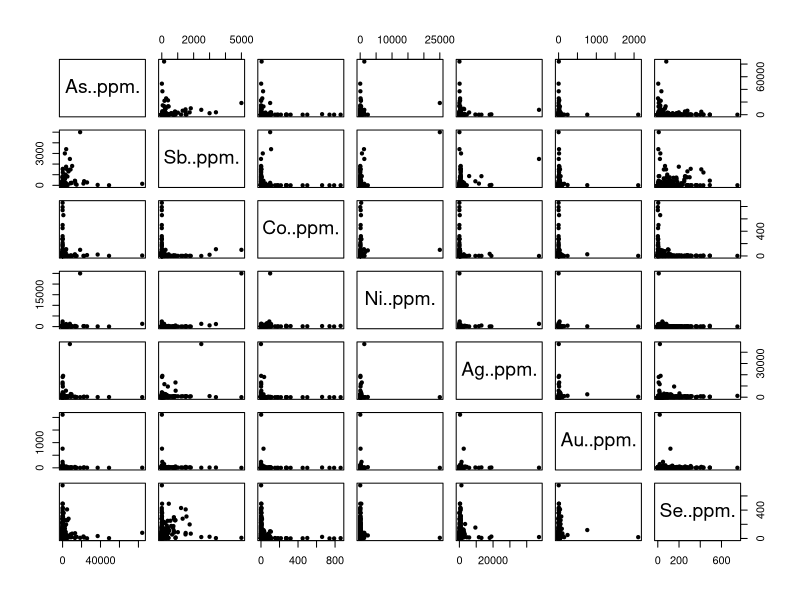
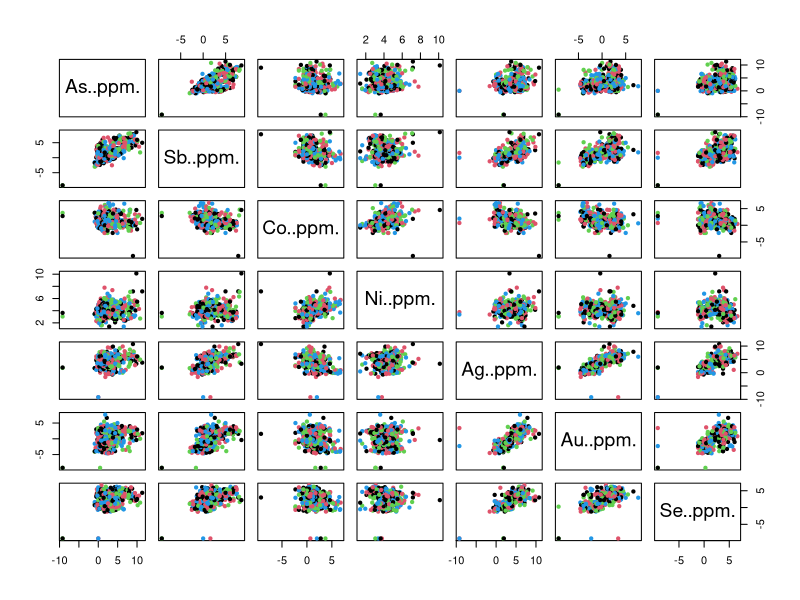
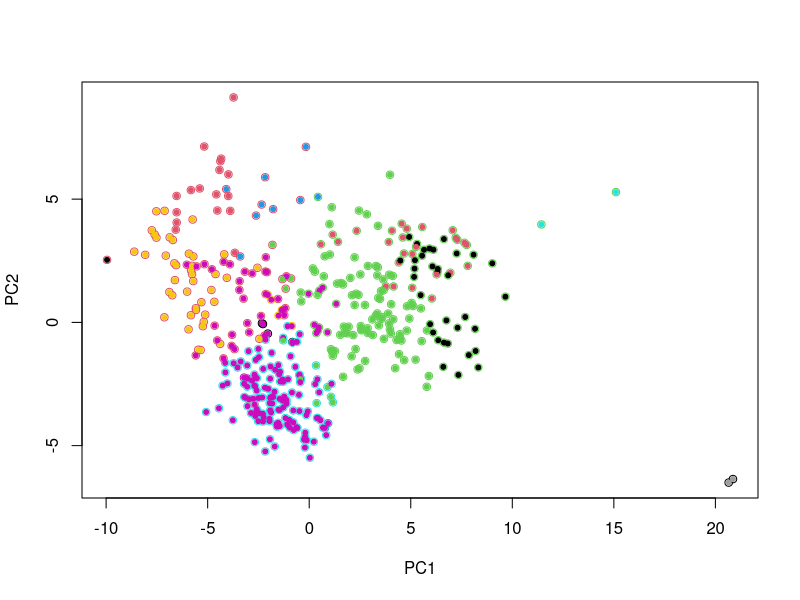
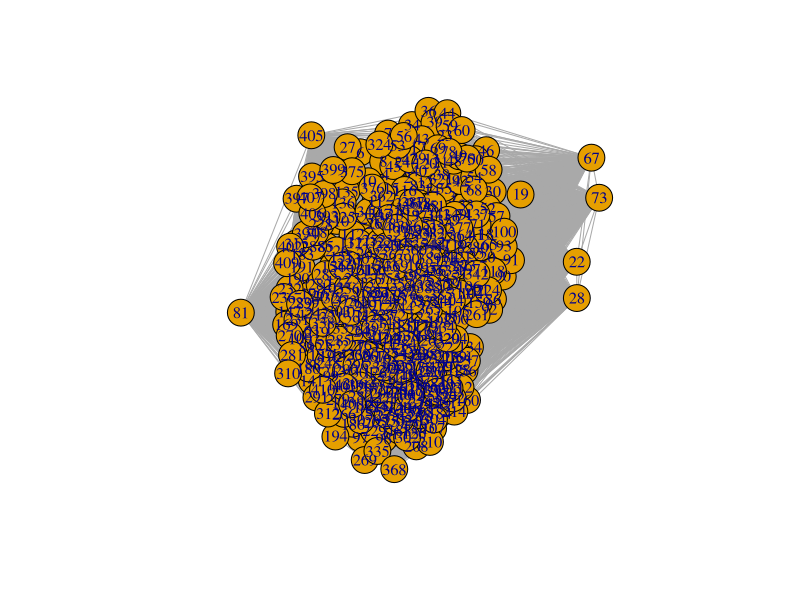

Reproduce these figures in R, in order. (Note: this script raises an error after producing the figures.)
## ---- chunk 1
datappm=read.csv("Table S1.csv")
ppms=datappm[,15:21]
plot(ppms,pch=20)
knitr::kable(cor(ppms))
## ---- chunk 2
ppms=as.data.frame(apply(ppms,2,log))
plot(ppms,pch=20,col=c(1,2,3,4))
knitr::kable(cor(ppms))
## ---- chunk 3
ppms.pca=prcomp(ppms)
ppms.dist=dist(ppms.pca$x)
ppms.clust=hclust(ppms.dist)
ppms.kclust=cutree(ppms.clust,k=10) #playing comparing community cluster vs simple hierarchical clustering

plot(ppms.pca$x[,1:2],col=datappm$Chemical.cluster+1)
points(ppms.pca$x[,1:2],col=ppms.kclust,pch=20  )
## ---- chunk 4

library(igraph)
ppms.ew=1/(as.matrix(ppms.dist)^2)
ppms.graph=graph.adjacency(ppms.ew, mode = "undirected", weighted = TRUE, diag = FALSE)
plot(ppms.graph)
## ---- chunk 5
cluster_louvain(ppms.graph,weights=ppms.ew)
communites=cluster_louvain(ppms.graph,weights=E(ppms.graph)$weight)
sizes(communites)
plot(ppms.graph,vertex.color=rainbow(6,alpha=.6)[communites$membership],edges.color=NA)

sizes(communites$membership)
## ---- chunk 6
knitr::kable(table(datappm$Chemical.cluster))
knitr::kable(sizes(communites))

sum(datappm$Chemical.cluster==0 & communites$membership ==4)
sum(datappm$Chemical.cluster==1 & communites$membership ==5)
sum(datappm$Chemical.cluster==2 & communites$membership ==1)
sum(datappm$Chemical.cluster==4 & communites$membership ==3)
sum(datappm$Chemical.cluster==5 & communites$membership ==6)
sum(datappm$Chemical.cluster==9 & communites$membership ==2)


# jelena 4 is  R louvain 3
# jelena 2 is  R louvain 1
# jelena 9 is  R louvain 2
## ---- chunk 7
plot(ppms.graph,vertex.color=rainbow(6,alpha=.6)[communites$membership],edges.color=NA)
plot(ppms.graph,vertex.color=rainbow(10,alpha=.6)[datappm$Chemical.cluster],edges.color=NA)
